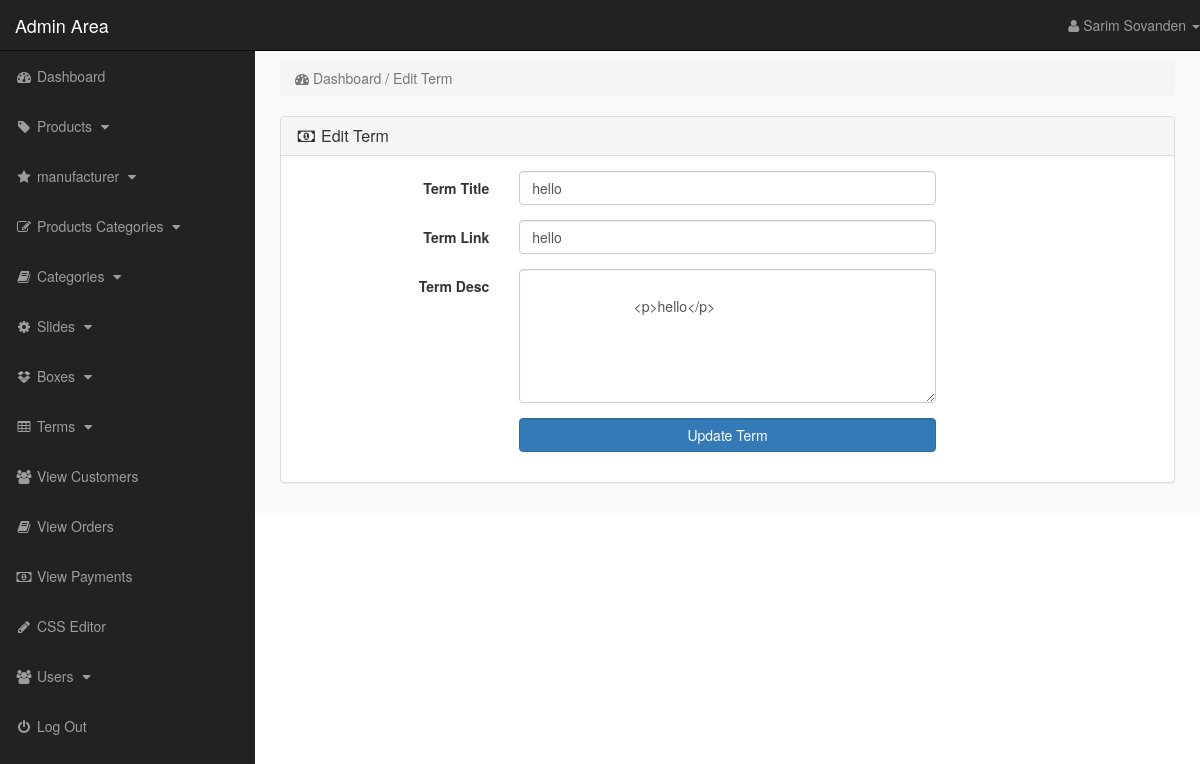
Screenshot of /admin_area/index.php?edit_term=2 (signed in) with the database file from the repository.
### tables this page shows
CREATE TABLE `terms` (
  `term_id` int(10) NOT NULL,
  `term_title` varchar(100) NOT NULL,
  `term_link` varchar(100) NOT NULL,
  `term_desc` text NOT NULL
);

### admin_area/edit_term.php (the view, shortened to what this page needs)
<?php
    if(!isset($_SESSION['admin_email'])){
        echo "<script>window.open('login.php','_self')</script>";
    }else{
?>
<?php
if(isset($_GET['edit_term'])){
    $edit_id = $_GET['edit_term'];
    $get_term = "select * from terms where term_id='$edit_id'";
    $run_term = mysqli_query($con,$get_term);
    $row_term = mysqli_fetch_array($run_term);
    $term_title = $row_term['term_title'];
    $term_desc = $row_term['term_desc'];
    $term_link = $row_term['term_link'];
}
?>
<div class="row">
    <div class="col-lg-12">
        <ol class="breadcrumb">
            <li class="active">
                <i class="fa fa-dashboard"></i> Dashboard / Edit Term
            </li>
        </ol>
    </div>
</div>
<div class="row">
    <div class="col-lg-12">
        <div class="panel panel-default">
            <div class="panel-heading">
                <h3 class="panel-title">
                    <i class="fa fa-money fa-fw"></i> Edit Term
                </h3>
            </div>
            <div class="panel-body">
                <form method="post" class="form-horizontal" enctype="multipart/form-data">
                    <div class="form-group">
                        <label class="col-md-3 control-label"> Term Title </label>
                        <div class="col-md-6">
                            <input value="<?php echo $term_title; ?>" name="term_title" type="text" class="form-control"
                                required>
                        </div>
                    </div>
                    <div class="form-group">
                        <label class="col-md-3 control-label"> Term Link </label>
                        <div class="col-md-6">
                            <input value="<?php echo $term_link; ?>" name="term_link" type="text" class="form-control"
                                required>
                        </div>
                    </div>
                    <div class="form-group">
                        <label class="col-md-3 control-label"> Term Desc </label>
                        <div class="col-md-6">
                            <textarea name="term_desc" cols="19" rows="6" class="form-control">
                          <?php echo $term_desc; ?>
                          </textarea>
                        </div>
                    </div>
                    <div class="form-group">
                        <label class="col-md-3 control-label"></label>
                        <div class="col-md-6">
                            <input name="update" value="Update Term" type="submit" class="btn btn-primary form-control">
                        </div>
                    </div>
                </form>
            </div>
        </div>
    </div>
</div>
<?php } ?>

### admin_area/includes/sidebar.php (shortened to what this page needs)
<?php
    if(!isset($_SESSION['admin_email'])){
        echo "<script>window.open('login.php','_self')</script>";
    }else{
?>
<nav class="navbar navbar-inverse navbar-fixed-top">
    <div class="navbar-header">
        <a href="index.php?dashboard" class="navbar-brand">Admin Area</a>
    </div>
    <ul class="nav navbar-right top-nav">
        <li class="dropdown">
            <a href="#" class="dropdown-toggle" data-toggle="dropdown">
                <i class="fa fa-user"></i> <?php echo $admin_name;  ?> <b class="caret"></b>
            </a>
        </li>
    </ul>
    <div class="collapse navbar-collapse navbar-ex1-collapse">
        <ul class="nav navbar-nav side-nav">
            <li>
                <a href="index.php?dashboard">
                    <i class="fa fa-fw fa-dashboard"></i> Dashboard
                </a>
            </li>
            <li>
                <a href="#" data-toggle="collapse" data-target="#products">
                    <i class="fa fa-fw fa-tag"></i> Products
                    <i class="fa fa-fw fa-caret-down"></i>
                </a>
            </li>
            <li>
                <a href="#" data-toggle="collapse" data-target="#manufacturer">
                    <i class="fa fa-fw fa-star"></i> manufacturer
                    <i class="fa fa-fw fa-caret-down"></i>
                </a>
            </li>
            <li>
                <a href="#" data-toggle="collapse" data-target="#p_cat">
                    <i class="fa fa-fw fa-edit"></i> Products Categories
                    <i class="fa fa-fw fa-caret-down"></i>
                </a>
            </li>
            <li>
                <a href="#" data-toggle="collapse" data-target="#cat">
                    <i class="fa fa-fw fa-book"></i> Categories
                    <i class="fa fa-fw fa-caret-down"></i>
                </a>
            </li>
            <li>
                <a href="#" data-toggle="collapse" data-target="#slides">
                    <i class="fa fa-fw fa-gear"></i> Slides
                    <i class="fa fa-fw fa-caret-down"></i>
                </a>
            </li>
            <li>
                <a href="#" data-toggle="collapse" data-target="#boxes">
                    <i class="fa fa-fw fa-dropbox"></i> Boxes
                    <i class="fa fa-fw fa-caret-down"></i>
                </a>
            </li>
            <li>
                <a href="#" data-toggle="collapse" data-target="#terms">
                    <i class="fa fa-fw fa-table"></i> Terms
                    <i class="fa fa-fw fa-caret-down"></i>
                </a>
            </li>
            <li>
                <a href="index.php?view_customers">
                    <i class="fa fa-fw fa-users"></i> View Customers
                </a>
            </li>
            <li>
                <a href="index.php?view_orders">
                    <i class="fa fa-fw fa-book"></i> View Orders
                </a>
            </li>
            <li>
                <a href="index.php?view_payments">
                    <i class="fa fa-fw fa-money"></i> View Payments
                </a>
            </li>
            <li>
                <a href="index.php?edit_css">
                    <i class="fa fa-fw fa-pencil"></i> CSS Editor
                </a>
            </li>
            <li>
                <a href="#" data-toggle="collapse" data-target="#users">
                    <i class="fa fa-fw fa-users"></i> Users
                    <i class="fa fa-fw fa-caret-down"></i>
                </a>
            </li>
            <li>
                <a href="logout.php">
                    <i class="fa fa-fw fa-power-off"></i> Log Out
                </a>
            </li>
        </ul>
    </div>
</nav>
<?php } ?>

### admin_area/css/style.css (style rules this page uses)
body { margin-top: 100px; }
@media (min-width: 768px) { body { margin-top: 50px; } }
.top-nav > li > a { color: #999999; line-height: 20px; padding-top: 15px; padding-bottom: 15px; }
@media (min-width: 768px) { .side-nav { position: fixed; top: 51px; bottom: 0; width: 255px; overflow-y: auto; overflow-x: hidden; background-color: #222222; padding-bottom: 40px; border-radius: 0; } }
@media (min-width: 768px) { .side-nav > li > a { width: 255px; } }
.panel-body { border-radius: 5px; }

### rows the page displays
terms: term_title "hello", term_link "hello", term_desc "<p>hello</p>"

### other values shown
$admin_name "Sarim Sovanden"
